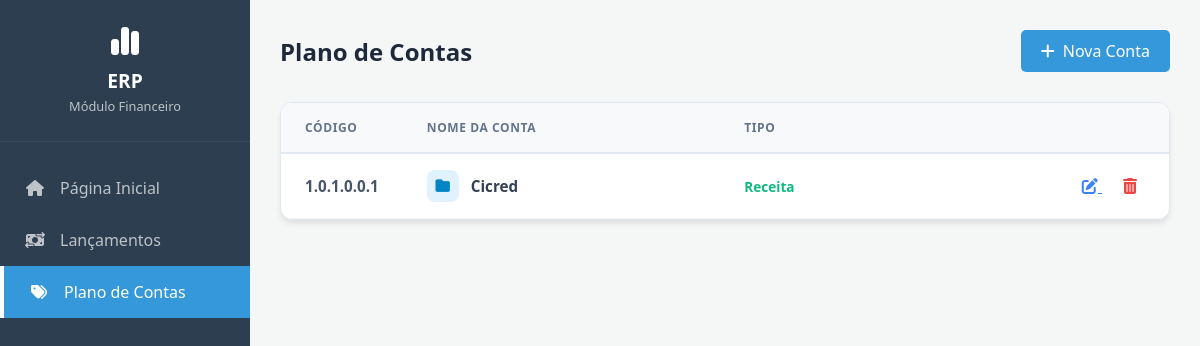
Page /categorias/ on the committed database.
### financeiro/models.py (models this page shows, shortened)
class PlanoContas(models.Model):
    TIPO_CHOICES = [
        ('RECEITA', 'Receita'),
        ('DESPESA', 'Despesa'),
    ]
    codigo = models.CharField(max_length=20)
    nome = models.CharField(max_length=100)
    tipo = models.CharField(max_length=10, choices=TIPO_CHOICES, blank=True, null=True)
    ativo = models.BooleanField(default=True)
    class Meta:
        db_table = 'financeiro_plano_contas' # Correção aqui
        verbose_name = "Plano de Contas"
        verbose_name_plural = "Planos de Contas"

### financeiro/views.py (the view)
# urls.py: path('categorias/', views.catego_view, name='categorias'),
def catego_view(request):
    planos = PlanoContas.objects.all().order_by('codigo')
    return render(request, 'categorias.html', {
        'categorias': planos
    })

### financeiro/templates/categorias.html (shortened to what this page needs)
{% load static %}
<!DOCTYPE html>
<html lang="pt-br">
<head>
    <link rel="stylesheet" href="{% static 'css/style.css' %}">
    <link rel="stylesheet" href="{% static 'css/categorias.css' %}">
    <link rel="stylesheet" href="https://cdnjs.cloudflare.com/ajax/libs/font-awesome/6.4.0/css/all.min.css">
</head>
<body>
    <nav class="sidebar">
        <div class="sidebar-header">
            <i class="fa-solid fa-chart-simple"></i>
            <span>ERP</span>
            <small>Módulo Financeiro</small>
        </div>
        <ul class="menu-list">
            <li class="{% if request.resolver_match.url_name == 'home' %}active{% endif %}">
                <a href="{% url 'home' %}"><i class="fa-solid fa-house"></i> Página Inicial</a>
            </li>
            <li class="{% if request.resolver_match.url_name == 'lancamentos' %}active{% endif %}">
                <a href="{% url 'lancamentos' %}"><i class="fa-solid fa-money-bill-transfer"></i> Lançamentos</a>
            </li>
            <li class="{% if request.resolver_match.url_name == 'categorias' %}active{% endif %}">
                <a href="{% url 'categorias' %}"><i class="fa-solid fa-tags"></i> Plano de Contas</a>
            </li>
        </ul>
    </nav>
    <main class="main-content">
        <div class="categorias-content-wrapper">
            <header class="categorias-header">
                <h1>Plano de Contas</h1>
                <a href="/admin/financeiro/planocontas/add/" class="btn-primary" style="text-decoration: none;">
                    <i class="fa-solid fa-plus"></i> Nova Conta
                </a>
            </header>
            <div class="categorias-card">
                <table class="table-categorias">
                    <thead>
                        <tr>
                            <th style="width: 100px;">Código</th>
                            <th>Nome da Conta</th>
                            <th>Tipo</th>
                            <th class="actions-right"></th>
                        </tr>
                    </thead>
                    <tbody>
                        {% for plano in categorias %}
                        <tr>
                            <td style="font-weight: bold; color: #475569;">
                                {{ plano.codigo }}
                            </td>
                            <td>
                                <div class="cat-name-wrapper">
                                    <div class="cat-icon-placeholder">
                                        <i class="fa-solid fa-folder"></i>
                                    </div>
                                    <span class="cat-name-text">{{ plano.nome }}</span>
                                </div>
                            </td>
                            <td>
                                {% if plano.tipo == 'RECEITA' %}
                                    <span style="color: #10b981; font-weight: bold; font-size: 0.85rem;">Receita</span>
                                {% elif plano.tipo == 'DESPESA' %}
                                    <span style="color: #ef4444; font-weight: bold; font-size: 0.85rem;">Despesa</span>
                                {% else %}
                                    <span style="color: #94a3b8;">-</span>
                                {% endif %}
                            </td>
                            <td class="actions-right">
                                <a href="/admin/financeiro/planocontas/{{ plano.id }}/change/" class="btn-icon-action edit-btn" title="Editar">
                                    <i class="fa-solid fa-pen-to-square"></i>
                                </a>
                                <a href="/admin/financeiro/planocontas/{{ plano.id }}/delete/" class="btn-icon-action delete-btn" title="Excluir">
                                    <i class="fa-solid fa-trash-can"></i>
                                </a>
                            </td>
                        </tr>
                        {% empty %}
                        <tr>
                            <td colspan="4" style="text-align: center; padding: 40px; color: #64748b;">
                                Nenhum plano de contas cadastrado.
                            </td>
                        </tr>
                        {% endfor %}
                    </tbody>
                </table>
            </div>
        </div>
    </main>
</body>
</html>

### financeiro/static/css/style.css (style rules this page uses)
* { margin: 0; padding: 0; box-sizing: border-box; font-family: 'Segoe UI', sans-serif; }
body { display: flex; height: 100vh; background-color: #f4f7f6; overflow: hidden; }
.sidebar { width: 250px; background-color: #2c3e50; color: white; display: flex; flex-direction: column; flex-shrink: 0; }
.sidebar-header { padding: 25px; text-align: center; border-bottom: 1px solid #34495e; }
.sidebar-header i { font-size: 2rem; margin-bottom: 10px; display: block; }
.sidebar-header span { font-weight: bold; font-size: 1.2rem; display: block; }
.sidebar-header small { color: #bdc3c7; font-size: 0.8rem; }
.menu-list { list-style: none; margin-top: 20px; }
.menu-list a { display: flex; align-items: center; padding: 15px 25px; color: #bdc3c7; text-decoration: none; transition: 0.3s; }
.menu-list a i { margin-right: 15px; width: 20px; text-align: center; }
.menu-list .active a, .menu-list a:hover { background-color: #3498db; color: white; border-left: 4px solid white; }
.main-content { flex: 1; padding: 30px; overflow-y: auto; }
header { display: flex; justify-content: space-between; align-items: center; margin-bottom: 30px; }
header h1 { color: #2c3e50; }
.btn-primary { background-color: #3498db; color: white; border: none; padding: 10px 20px; border-radius: 5px; cursor: pointer; display: flex; gap: 8px; align-items: center; }
table { width: 100%; border-collapse: collapse; }
th { text-align: left; padding: 15px; color: #7f8c8d; border-bottom: 2px solid #ecf0f1; font-size: 0.9rem; }
td { padding: 15px; border-bottom: 1px solid #ecf0f1; color: #2c3e50; }
table { width: 100%; border-collapse: collapse; white-space: nowrap; }
thead tr { background-color: #f8f9fa; text-align: left; }
th { padding: 15px 20px; color: #64748b; font-weight: 600; font-size: 0.85rem; text-transform: uppercase; letter-spacing: 0.5px; border-bottom: 2px solid #e2e8f0; }
td { padding: 15px 20px; color: #334155; font-size: 0.95rem; border-bottom: 1px solid #f1f5f9; vertical-align: middle; }

### financeiro/static/css/categorias.css (style rules this page uses)
.categorias-content-wrapper { max-width: 900px; margin: 0 auto; display: flex; flex-direction: column; gap: 20px; }
.categorias-header { display: flex; justify-content: space-between; align-items: center; margin-bottom: 10px; }
.categorias-header h1 { font-size: 1.5rem; color: #1e293b; display: flex; align-items: center; gap: 10px; }
.categorias-card { background: white; border-radius: 12px; box-shadow: 0 4px 6px -1px rgba(0, 0, 0, 0.1); border: 1px solid #e2e8f0; overflow: hidden; }
.table-categorias { width: 100%; border-collapse: collapse; }
.table-categorias thead { background-color: #f8fafc; border-bottom: 2px solid #e2e8f0; }
.table-categorias th { text-align: left; padding: 16px 24px; font-size: 0.75rem; font-weight: 700; text-transform: uppercase; color: #64748b; letter-spacing: 0.05em; }
.table-categorias td { padding: 16px 24px; border-bottom: 1px solid #f1f5f9; color: #334155; vertical-align: middle; }
.cat-name-wrapper { display: flex; align-items: center; gap: 12px; }
.cat-icon-placeholder { width: 32px; height: 32px; background-color: #e0f2fe; color: #0284c7; border-radius: 8px; display: flex; align-items: center; justify-content: center; font-size: 0.9rem; }
.cat-name-text { font-weight: 600; font-size: 0.95rem; }
.actions-right { text-align: right; }
.btn-icon-action { background: transparent; border: none; cursor: pointer; padding: 8px; border-radius: 6px; transition: all 0.2s; font-size: 1rem; margin-left: 5px; }
.edit-btn { color: #3b82f6; }
.delete-btn { color: #ef4444; }

### rows in the picture
PlanoContas: codigo "1.0.1.0.0.1", nome "Cicred", tipo "Receita"
